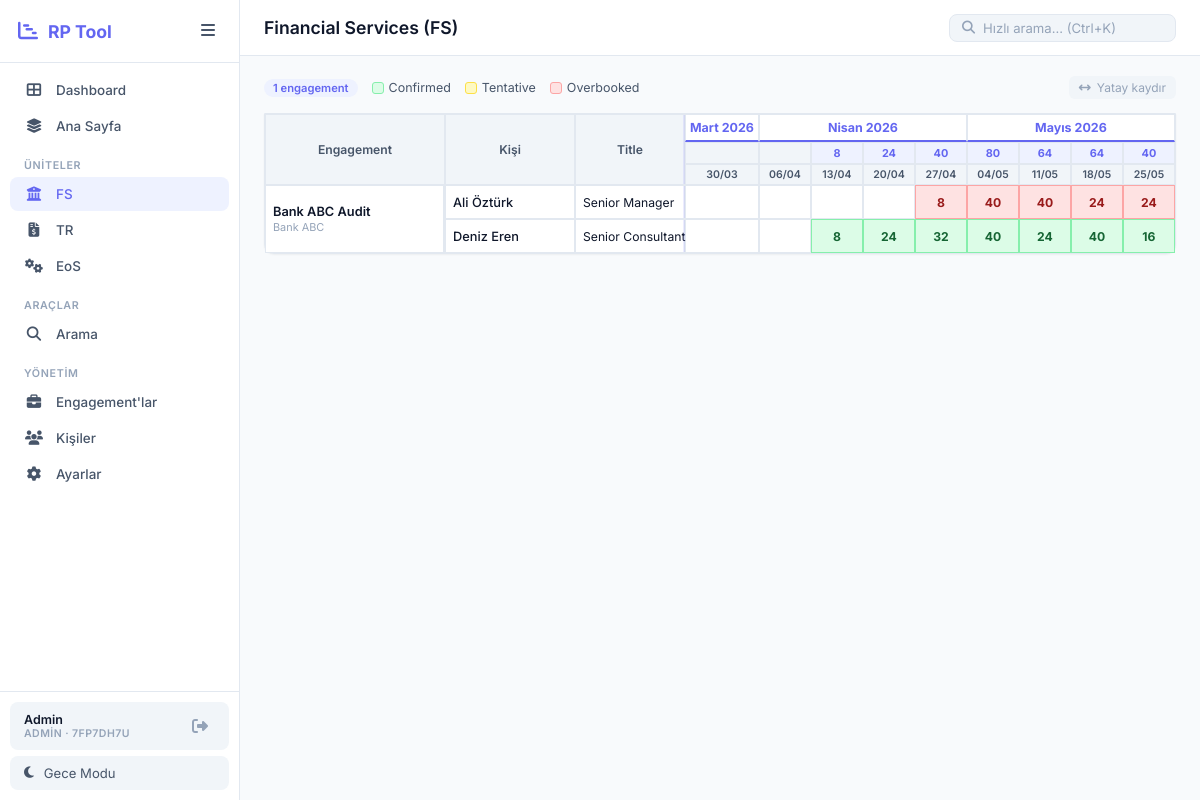
Screenshot of /unit/FS (signed in) with the database file from the repository.
### models.py (models this page shows, shortened)
class Unit(db.Model):
    __tablename__ = 'units'
    id = db.Column(db.Integer, primary_key=True)
    workspace_id = db.Column(db.Integer, db.ForeignKey('workspaces.id'), nullable=False)
    short_name = db.Column(db.String(20), nullable=False)
    long_name = db.Column(db.String(200), nullable=False)
    icon = db.Column(db.String(50), default='fas fa-folder')
    color = db.Column(db.String(20), default='#6366f1')
    sort_order = db.Column(db.Integer, default=0)
    is_active = db.Column(db.Boolean, default=True)
    created_at = db.Column(db.DateTime, default=datetime.utcnow)
    __table_args__ = (
        db.UniqueConstraint('workspace_id', 'short_name', name='unique_ws_unit'),
    )

class User(UserMixin, db.Model):
    __tablename__ = 'users'
    id = db.Column(db.Integer, primary_key=True)
    username = db.Column(db.String(100), unique=True, nullable=False)
    password = db.Column(db.String(200), nullable=False)
    display_name = db.Column(db.String(100), nullable=False)
    email = db.Column(db.String(200), nullable=True)
    role = db.Column(db.String(20), default='user')
    workspace_id = db.Column(db.Integer, db.ForeignKey('workspaces.id'), nullable=False)
    last_login = db.Column(db.DateTime, nullable=True)
    created_at = db.Column(db.DateTime, default=datetime.utcnow)
    def is_admin(self):
        return self.role == 'admin'

class Workspace(db.Model):
    __tablename__ = 'workspaces'
    id = db.Column(db.Integer, primary_key=True)
    name = db.Column(db.String(200), nullable=False)
    code = db.Column(db.String(10), unique=True, nullable=False)
    created_at = db.Column(db.DateTime, default=datetime.utcnow)
    users = db.relationship('User', backref='workspace', lazy=True)
    units = db.relationship('Unit', backref='workspace', lazy=True, cascade='all, delete-orphan')
    titles = db.relationship('Title', backref='workspace', lazy=True, cascade='all, delete-orphan')
    persons = db.relationship('Person', backref='workspace', lazy=True, cascade='all, delete-orphan')
    engagements = db.relationship('Engagement', backref='workspace', lazy=True, cascade='all, delete-orphan')
    settings = db.relationship('AppSettings', backref='workspace', lazy=True, cascade='all, delete-orphan')

class Engagement(db.Model):
    __tablename__ = 'engagements'
    id = db.Column(db.Integer, primary_key=True)
    workspace_id = db.Column(db.Integer, db.ForeignKey('workspaces.id'), nullable=False)
    name = db.Column(db.String(200), nullable=False)
    client = db.Column(db.String(200), nullable=True)
    category = db.Column(db.String(50), nullable=False, default='FS')
    status = db.Column(db.String(50), default='Active')
    start_date = db.Column(db.Date, nullable=True)
    end_date = db.Column(db.Date, nullable=True)
    created_at = db.Column(db.DateTime, default=datetime.utcnow)
    bookings = db.relationship('Booking', backref='engagement', lazy=True, cascade='all, delete-orphan')

class Person(db.Model):
    __tablename__ = 'persons'
    id = db.Column(db.Integer, primary_key=True)
    workspace_id = db.Column(db.Integer, db.ForeignKey('workspaces.id'), nullable=False)
    name = db.Column(db.String(100), nullable=False)
    title = db.Column(db.String(100), nullable=False)
    email = db.Column(db.String(150), nullable=True)
    is_active = db.Column(db.Boolean, default=True, nullable=False)
    created_at = db.Column(db.DateTime, default=datetime.utcnow)
    departments = db.relationship('PersonDepartment', backref='person', lazy=True, cascade='all, delete-orphan')
    bookings = db.relationship('Booking', backref='person', lazy=True, cascade='all, delete-orphan')

class Booking(db.Model):
    __tablename__ = 'bookings'
    id = db.Column(db.Integer, primary_key=True)
    person_id = db.Column(db.Integer, db.ForeignKey('persons.id'), nullable=False)
    engagement_id = db.Column(db.Integer, db.ForeignKey('engagements.id'), nullable=False)
    week_start = db.Column(db.Date, nullable=False)
    hours = db.Column(db.Float, default=0)
    color = db.Column(db.String(20), default='green')
    note = db.Column(db.String(200), nullable=True)
    created_at = db.Column(db.DateTime, default=datetime.utcnow)
    __table_args__ = (
        db.UniqueConstraint('person_id', 'engagement_id', 'week_start', name='unique_booking'),
    )

### app.py (the view)
@app.route('/unit/<short_name>')
@login_required
def unit_view(short_name):
    unit = Unit.query.filter_by(workspace_id=ws_id(), short_name=short_name, is_active=True).first_or_404()
    weeks = get_ws_weeks()
    engs = Engagement.query.filter_by(workspace_id=ws_id(), category=unit.short_name).order_by(Engagement.name).all()
    data = []
    for eng in engs:
        booked = db.session.query(Person).join(Booking).filter(Booking.engagement_id == eng.id).distinct().all()
        ei = {'engagement': eng, 'persons': []}
        for p in booked:
            bks = Booking.query.filter_by(person_id=p.id, engagement_id=eng.id).all()
            ei['persons'].append({'person': p, 'bookings': {b.week_start: b for b in bks}})
        data.append(ei)
    eids = [e.id for e in engs]
    wt = {w: (db.session.query(db.func.sum(Booking.hours)).filter(
        Booking.week_start == w, Booking.engagement_id.in_(eids)).scalar() or 0) if eids else 0 for w in weeks}
    return render_template('category_view.html', weeks=weeks, data=data, unit=unit, weekly_totals=wt)

### app.py (called while the page is built)
@login_manager.user_loader
def load_user(user_id):
    return db.session.get(User, int(user_id))

def ws_id():
    return current_user.workspace_id

def get_month_label(d):
    m = {1:'Ocak',2:'Şubat',3:'Mart',4:'Nisan',5:'Mayıs',6:'Haziran',
         7:'Temmuz',8:'Ağustos',9:'Eylül',10:'Ekim',11:'Kasım',12:'Aralık'}
    return m.get(d.month, d.strftime('%B'))

def get_active_units():
    if not current_user.is_authenticated:
        return []
    return Unit.query.filter_by(workspace_id=ws_id(), is_active=True).order_by(Unit.sort_order, Unit.short_name).all()

def get_active_titles():
    if not current_user.is_authenticated:
        return []
    return Title.query.filter_by(workspace_id=ws_id(), is_active=True).order_by(Title.sort_order, Title.name).all()

def get_demand_page_name():
    if not current_user.is_authenticated:
        return 'Ana Sayfa'
    name = AppSettings.get(ws_id(), 'demand_page_name', '')
    return name if name else 'Ana Sayfa'

@app.context_processor
def utility_processor():
    try:
        units = get_active_units()
        dpn = get_demand_page_name()
        titles = get_active_titles()
        ws_code = current_user.workspace.code if current_user.is_authenticated else ''
        ws_name = current_user.workspace.name if current_user.is_authenticated else ''
    except Exception:
        units, titles = [], []
        dpn = 'CA Demand'
        ws_code, ws_name = '', ''
    return {
        'get_week_label': get_week_label,
        'get_month_label': get_month_label,
        'active_units': units,
        'active_titles': titles,
        'demand_page_name': dpn,
        'ws_code': ws_code,
        'ws_name': ws_name,
    }

### models.py (called while the page is built)
    @staticmethod
    def get(workspace_id, key, default=''):
        s = AppSettings.query.filter_by(workspace_id=workspace_id, key=key).first()
        return s.value if s else default

### templates/category_view.html (shortened to what this page needs)
{% extends "base.html" %}
{% block page_title %}{{ unit.long_name }} ({{ unit.short_name }}){% endblock %}
{% block content %}
<div class="gantt-controls">
    <div class="gantt-controls-left">
        <span class="badge badge-info">{{ data|length }} engagement</span>
        <div class="legend">
            <span class="legend-item"><span class="legend-dot green"></span> Confirmed</span>
            <span class="legend-item"><span class="legend-dot yellow"></span> Tentative</span>
            <span class="legend-item"><span class="legend-dot red"></span> Overbooked</span>
        </div>
    </div>
    <div class="gantt-controls-right"><div class="scroll-hint"><i class="fas fa-arrows-left-right"></i> Yatay kaydır</div></div>
</div>
<div class="gantt-outer">
    <div class="gantt-table-container">
        <table class="gantt-table">
            <thead>
                <tr class="month-row">
                    <th class="sticky-col col-engagement" rowspan="3">Engagement</th>
                    <th class="sticky-col col-person" rowspan="3">Kişi</th>
                    <th class="sticky-col col-title" rowspan="3">Title</th>
                    {% set ns = namespace(cm='') %}
                    {% for w in weeks %}
                        {% set mk = w.strftime('%Y-%m') %}
                        {% if mk != ns.cm %}{% set ns.cm = mk %}
                            {% set cnt = [] %}{% for ww in weeks %}{% if ww.strftime('%Y-%m') == mk %}{% if cnt.append(1) %}{% endif %}{% endif %}{% endfor %}
                            <th colspan="{{ cnt|length }}" class="month-cell">{{ get_month_label(w) }} {{ w.year }}</th>
                        {% endif %}
                    {% endfor %}
                </tr>
                <tr class="totals-row">
                    {% for w in weeks %}
                    <th class="week-total-cell {% if weekly_totals[w] > 0 %}has-hours{% endif %}">
                        {% if weekly_totals[w] > 0 %}{{ weekly_totals[w]|int }}{% endif %}
                    </th>{% endfor %}
                </tr>
                <tr class="week-header-row">
                    {% for w in weeks %}<th class="week-cell">{{ w.strftime('%d/%m') }}</th>{% endfor %}
                </tr>
            </thead>
            <tbody>
                {% for ed in data %}
                    {% set eng = ed.engagement %}
                    {% for pd in ed.persons %}
                        <tr class="gantt-row">
                            {% if loop.first %}
                            <td class="sticky-col col-engagement engagement-cell" rowspan="{{ ed.persons|length }}">
                                <div class="engagement-info">
                                    <a href="{{ url_for('engagement_detail', engagement_id=eng.id) }}" class="eng-link">{{ eng.name }}</a>
                                    <small>{{ eng.client }}</small>
                                </div>
                            </td>{% endif %}
                            <td class="sticky-col col-person"><a href="{{ url_for('person_detail', person_id=pd.person.id) }}" class="person-link">{{ pd.person.name }}</a></td>
                            <td class="sticky-col col-title">{{ pd.person.title }}</td>
                            {% for w in weeks %}
                                {% set b = pd.bookings.get(w) %}
                                <td class="gantt-cell {% if b and b.hours > 0 %}booked cell-{{ b.color }}{% endif %}"
                                    data-person-id="{{ pd.person.id }}" data-engagement-id="{{ eng.id }}"
                                    data-week="{{ w.strftime('%Y-%m-%d') }}" data-hours="{{ b.hours if b else 0 }}"
                                    data-color="{{ b.color if b else 'green' }}"
                                    {% if current_user.is_admin() %}onclick="openCellEdit(this)"{% endif %}>
                                    {% if b and b.hours > 0 %}{{ b.hours|int }}{% endif %}
                                </td>
                            {% endfor %}
                        </tr>
                    {% endfor %}
                {% endfor %}
            </tbody>
        </table>
    </div>
</div>
{% endblock %}

### templates/base.html (shortened to what this page needs)
<!DOCTYPE html>
<html lang="tr" data-theme="light">
<head>
    <link rel="stylesheet" href="{{ url_for('static', filename='css/style.css') }}">
    <link rel="stylesheet" href="https://cdnjs.cloudflare.com/ajax/libs/font-awesome/6.5.0/css/all.min.css">
</head>
<body>
    <aside class="sidebar" id="sidebar">
        <div class="sidebar-header">
            <div class="logo">
                <i class="fas fa-chart-gantt"></i>
                <span>RP Tool</span>
            </div>
            <button class="sidebar-toggle" onclick="toggleSidebar()">
                <i class="fas fa-bars"></i>
            </button>
        </div>
        <nav class="sidebar-nav">
            <a href="{{ url_for('dashboard') }}" class="nav-item {% if request.endpoint == 'dashboard' %}active{% endif %}">
                <i class="fas fa-th-large"></i>
                <span>Dashboard</span>
            </a>
            <a href="{{ url_for('merge') }}" class="nav-item {% if request.endpoint == 'merge' %}active{% endif %}">
                <i class="fas fa-layer-group"></i>
                <span>{{ demand_page_name }}</span>
            </a>
            {% if active_units %}
            <div class="nav-divider">Üniteler</div>
            {% for unit in active_units %}
            <a href="{{ url_for('unit_view', short_name=unit.short_name) }}"
               class="nav-item {% if request.endpoint == 'unit_view' and request.view_args.get('short_name') == unit.short_name %}active{% endif %}">
                <i class="{{ unit.icon }}"></i>
                <span>{{ unit.short_name }}</span>
            </a>
            {% endfor %}
            {% endif %}
            <div class="nav-divider">Araçlar</div>
            <a href="{{ url_for('search') }}" class="nav-item {% if request.endpoint == 'search' %}active{% endif %}">
                <i class="fas fa-search"></i>
                <span>Arama</span>
            </a>
            {% if current_user.is_admin() %}
            <div class="nav-divider">Yönetim</div>
            <a href="{{ url_for('manage_engagements') }}" class="nav-item {% if request.endpoint == 'manage_engagements' %}active{% endif %}">
                <i class="fas fa-briefcase"></i>
                <span>Engagement'lar</span>
            </a>
            <a href="{{ url_for('manage_people') }}" class="nav-item {% if request.endpoint == 'manage_people' %}active{% endif %}">
                <i class="fas fa-users"></i>
                <span>Kişiler</span>
            </a>
            <a href="{{ url_for('admin_settings') }}" class="nav-item {% if request.endpoint == 'admin_settings' %}active{% endif %}">
                <i class="fas fa-gear"></i>
                <span>Ayarlar</span>
            </a>
            {% endif %}
        </nav>
        <div class="sidebar-footer">
            <div class="sidebar-user">
                <div class="sidebar-user-info">
                    <span class="sidebar-user-name">{{ current_user.display_name }}</span>
                    <span class="sidebar-user-role">{{ 'Admin' if current_user.is_admin() else 'User' }} · {{ ws_code }}</span>
                </div>
                <a href="{{ url_for('logout') }}" class="sidebar-logout" title="Çıkış">
                    <i class="fas fa-sign-out-alt"></i>
                </a>
            </div>
            <button class="theme-toggle" onclick="toggleTheme()">
                <i class="fas fa-moon" id="theme-icon"></i>
                <span id="theme-text">Gece Modu</span>
            </button>
        </div>
    </aside>
    <main class="main-content" id="main-content">
        <header class="top-bar">
            <div class="top-bar-left">
                <h1 class="page-title">{% block page_title %}Resource Planner{% endblock %}</h1>
            </div>
            <div class="top-bar-right">
                <div class="search-box-mini">
                    <i class="fas fa-search"></i>
                    <input type="text" placeholder="Hızlı arama... (Ctrl+K)" id="quick-search"
                           onkeydown="if(event.key==='Enter') window.location.href='/search?q='+this.value">
                </div>
            </div>
        </header>
        <div class="content-area">
            {% block content %}{% endblock %}
        </div>
    </main>
</body>
</html>

### rows the page displays
Unit: short_name "FS", long_name "Financial Services"
Unit: short_name "TR"
Unit: short_name "EoS"
User: display_name "Admin", role "ADMIN"
Workspace: code "7FP7DH7U"
Engagement: name "Bank ABC Audit", client "Bank ABC"
Person: person.name "Ali Öztürk", person "Senior Manager"
Booking: hours "8"
Booking: hours "40"
Booking: hours "40"
Booking: hours "24"
Booking: hours "24"
Person: person.name "Deniz Eren", person "Senior Consultant"
Booking: hours "8"
Booking: hours "24"
Booking: hours "32"
Booking: hours "40"
Booking: hours "24"
Booking: hours "40"
Booking: hours "16"

### other values shown
{{ demand_page_name }} "Ana Sayfa"
{{ data|length }} "1"
{{ get_month_label(w) }} "Mart" "Nisan" "Mayıs"
{{ w.year }} "2026" "2026" "2026"
{{ weekly_totals[w]|int }} "8" "24" "40" "80" "64" "64" "40"
{{ w.strftime('%d/%m') }} "30/03" "06/04" "13/04" "20/04" "27/04" "04/05" "11/05" "18/05" "25/05"
